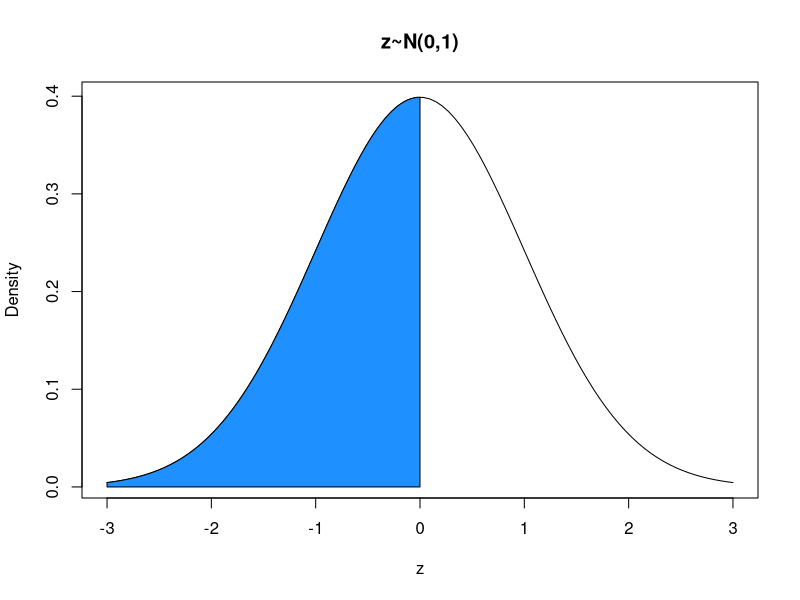

Write R code to recreate this figure.
####
rm(list=ls())

### 7-1
x=sample(x=c(1:6),size=100,replace=T)
x
mean(x)
sd(x)

### 7-2
x=seq(-3,3,length=100)
y=dnorm(x,mean=0,sd=1)
plot(x,y,type="l",ylab="Density",xlab="z",main="z~N(0,1)")
value_x=seq(-3,0,length=100)
value_y=dnorm(value_x,mean=0,sd=1)
polygon(x=c(value_x,rev(value_x)),y=c(value_y,numeric(length(value_y))),
        col="dodgerblue")


